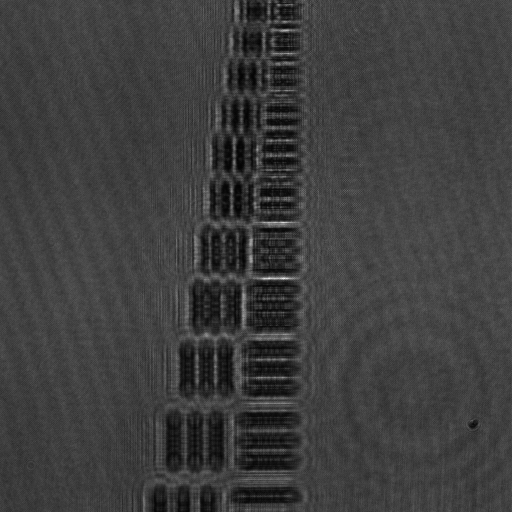
%> input picture data/resthu.png, 1024 x 1024 px (shown at 1/2 size)
$ octave res_param.m   (GNU Octave 9; MATLAB toolbox functions it lacks are replaced by stand-ins)
%> lines starting %> are read from the running program, lines starting %| are printed output that depends on the picture
### function/utils/holoResize.m
function [holo_shrink, pps_new] = holoResize(holo, pps, Ny_prime, pad_size)
    [Ny, Nx] = size(holo);

% [8 lines of commented-out code are left out]

    holo_shrink = zeros(Ny_prime, Ny_prime);
    shrink_ratio = (Ny_prime - pad_size*2)/Ny;
    holo_resize = imresize(holo, shrink_ratio);
    [Ny_resize, Nx_resize] = size(holo_resize);
    holo_shrink(pad_size+1:pad_size+Ny_resize, pad_size+1: pad_size + Nx_resize) = holo_resize;

    pps_new = pps/shrink_ratio;
end

### data/res_param.m
%{
---------------------------------------------------------------------------
    Name: Experiment of on-axis transmittant digital holography.

    Author: Gao
    Date: Nov. 2018

    Object: hair on glass
---------------------------------------------------------------------------
%}

% load('res.mat');
holo = double(imread('resthu.png'));
%> holo: size 1024x1024 double; min 1, max 255, mean 61.9; mean of the top-left, top-right, bottom-left and bottom-right quarters 61.3, 64.1, 59.5, 62.8

holo_type = 'inline';

% data size
[Ny, Nx] = size(holo);
%> Ny = 1024; Nx = 1024
Nz = 1;

lambda = 532e-9;    % wavelength of illumination beam
pps = 3.8e-6;      % pixel pitch of CCD camera
z0 = 14e-3;        % Distance between object and camera

Lx = Nx*pps;  % size of detector (um)
%> Lx = 0.00389
NA = Lx/2/sqrt(z0^2+(Lx/2)^2)
%> NA = 0.138

% Resolution of diffraction limits
res_z = 2*lambda/(NA^2)
%> res_z = 5.62e-05
% res_x = lambda/2/NA

% dz = res_z*1
dz = 14e-3;  % axial spacing (um)

%% Indirect parameters
% Center of the object is located at the origin of the coordinates, z0 is the location of the
% hologram
% z = z0 - ((1:Nz)- round(Nz/2))*dz;
z = z0 + [0:(Nz-1)]*dz

holo = max(holo(:)) - holo; % holo = holo*(-1)+abs(min(min(holo*(-1))));
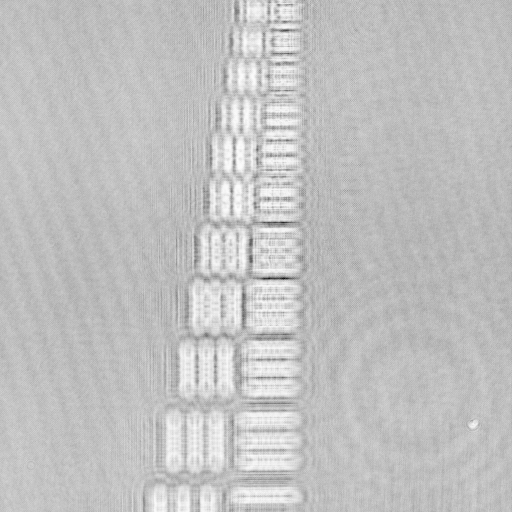
%> holo: size 1024x1024 double (shown at 1/2 size); min 0, max 254, mean 193.1

holo = holo./max(abs(holo(:)));

[holo, pps] = holoResize(holo, pps, 512, 0);
%> in holoResize, `holo_resize = imresize(holo, shrink_ratio);`:
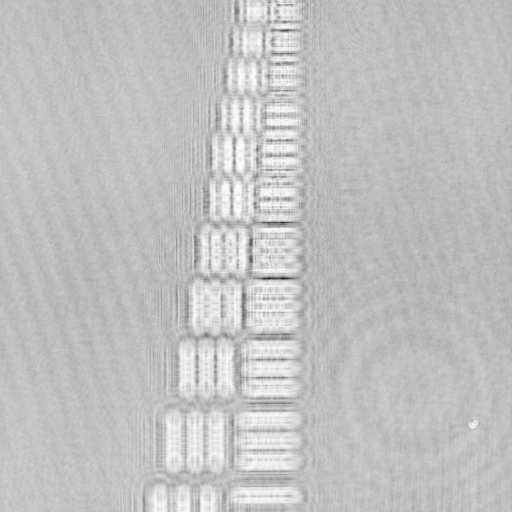
%> holo_resize: size 512x512 double; min 0.104, max 0.994, mean 0.76
%> pps = 7.6e-06
[Ny, Nx] = size(holo);
%> Ny = 512; Nx = 512
